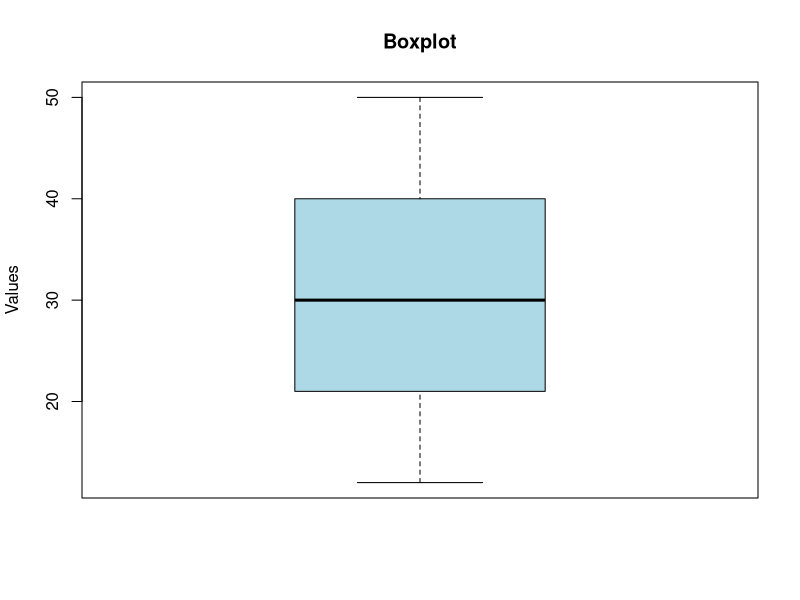

Here is the R script that generated this plot:
x <- c(12, 18, 21, 25, 29, 31, 35, 40, 44, 50)

cat("Q1 =", quantile(x, 0.25), "\n")
cat("Q2 =", quantile(x, 0.50), "\n")
cat("Q3 =", quantile(x, 0.75), "\n")
cat("IQR =", IQR(x), "\n")

boxplot(x, main="Boxplot", ylab="Values", col="lightblue")
